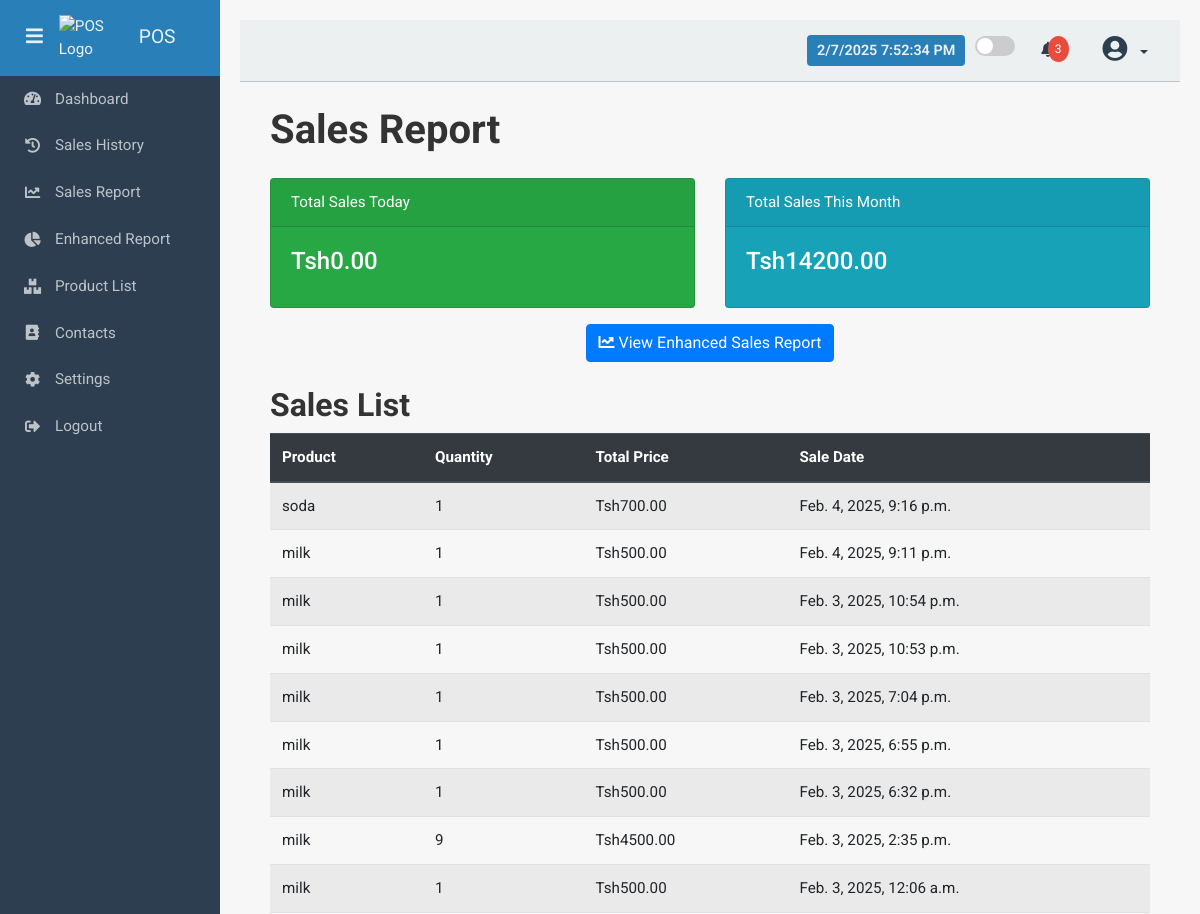
Before: /sales_report/ (upper part) with the older database file.
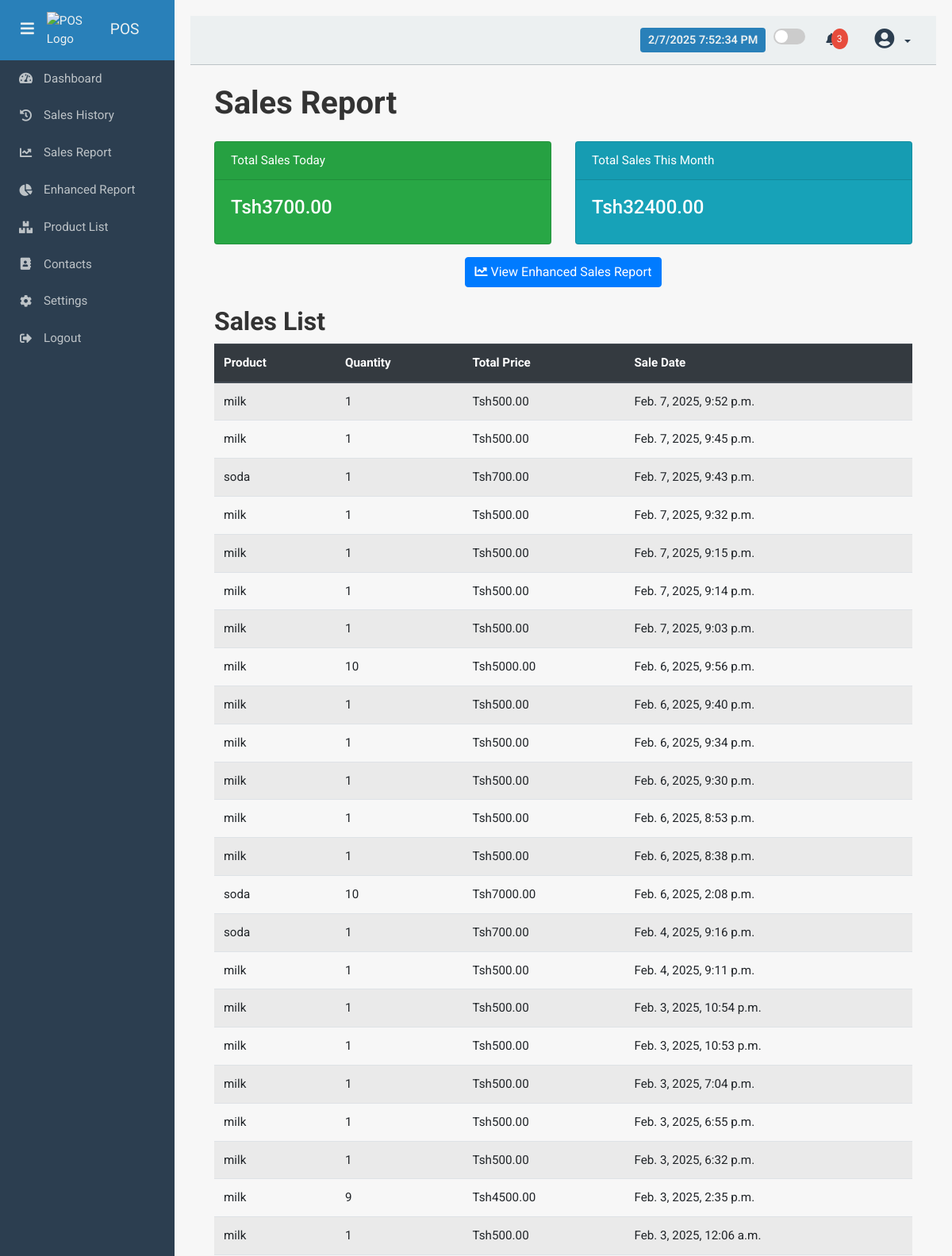
After: the same page with the newer database file.
### pos/models.py (models this page shows, shortened)
class Sale(models.Model):
    customer = models.ForeignKey(
        'Customer', null=True, blank=True, on_delete=models.SET_NULL
    )
    product = models.ForeignKey(
        Product, on_delete=models.CASCADE, null=True, blank=True
    )
    quantity = models.PositiveIntegerField(null=True, blank=True)
    total_price = models.DecimalField(
        max_digits=10, decimal_places=2, blank=True, null=True
    )
    total_amount = models.DecimalField(
        max_digits=10, decimal_places=2, blank=True, null=True
    )
    payment_method = models.CharField(
        max_length=50,
        choices=[
            ("cash", "Cash"),
            ("card", "Card"),
            ("mobile_money", "Mobile Money")
        ],
    )
    date = models.DateTimeField(auto_now_add=True)
    cashier = models.ForeignKey(User, on_delete=models.CASCADE)
    def print_receipt_link(self):
        if self.id:
            url = reverse("generate_receipt", args=[self.id])
            return format_html(
                '<a class="button" href="{}" target="_blank">Print Receipt</a>', url
            )
        return "-"
    print_receipt_link.short_description = "Print Receipt"

class Product(models.Model):
    name = models.CharField(max_length=255)
    category = models.ForeignKey(
        Category, on_delete=models.SET_NULL, null=True, blank=True
    )
    description = models.TextField(blank=True)
    price = models.DecimalField(max_digits=10, decimal_places=2)
    image = models.ImageField(upload_to='products/', blank=True, null=True)
    stock = models.PositiveIntegerField(default=0)
    barcode = models.CharField(max_length=50, unique=True, blank=True)
    supplier = models.ForeignKey(
        Supplier, on_delete=models.SET_NULL, null=True, blank=True
    )
    expiration_date = models.DateField(null=True, blank=True)
    reorder_level = models.IntegerField(default=10)  # Low stock alert

### pos/views.py (the view)
# urls.py: path('sales_report/', views.sales_report, name='sales_report'),
def sales_report(request):
    today = timezone.localtime(timezone.now()).date()
    first_of_month = today.replace(day=1)
    last_of_month = today.replace(day=28) + timezone.timedelta(days=4)
    last_of_month = last_of_month - timezone.timedelta(days=last_of_month.day)
    total_sales_today = Sale.objects.filter(date__date=today).aggregate(Sum('total_price'))['total_price__sum'] or 0
    total_sales_month = Sale.objects.filter(date__date__gte=first_of_month, date__date__lte=last_of_month).aggregate(Sum('total_price'))['total_price__sum'] or 0
    sales = Sale.objects.all().order_by('-date')
    total_sales = Sale.objects.aggregate(total_price_sum=Sum('total_price'))['total_price_sum'] or 0
    return render(request, 'pos/sales_report.html', {
        'sales': sales,
        'total_sales': total_sales,
        'total_sales_today': total_sales_today,
        'total_sales_month': total_sales_month
    })

### pos/templates/pos/sales_report.html (shortened to what this page needs)
{% extends "base.html" %}
{% block content %}
<div class="container mt-4">
    <h1 class="mb-4">Sales Report</h1>
    <div class="row">
        <div class="col-md-6 mb-3">
            <div class="card text-white bg-success">
                <div class="card-header">Total Sales Today</div>
                <div class="card-body">
                    <h4 class="card-title">Tsh{{ total_sales_today|floatformat:2 }}</h4>
                </div>
            </div>
        </div>
        <div class="col-md-6 mb-3">
            <div class="card text-white bg-info">
                <div class="card-header">Total Sales This Month</div>
                <div class="card-body">
                    <h4 class="card-title">Tsh{{ total_sales_month|floatformat:2 }}</h4>
                </div>
            </div>
        </div>
    </div>
    <div class="text-center mb-4">
        <a href="{% url 'enhanced_sales_report' %}" class="btn btn-primary">
            <i class="fas fa-chart-line"></i> View Enhanced Sales Report
        </a>
    </div>
    <h2 class="mt-4">Sales List</h2>
    <table class="table table-striped table-hover">
        <thead class="thead-dark">
            <tr>
                <th>Product</th>
                <th>Quantity</th>
                <th>Total Price</th>
                <th>Sale Date</th>
            </tr>
        </thead>
        <tbody>
            {% for sale in sales %}
            <tr>
                <td>{{ sale.product.name }}</td>
                <td>{{ sale.quantity }}</td>
                <td>Tsh{{ sale.total_price }}</td>
                <td>{{ sale.date }}</td>
            </tr>
            {% empty %}
            <tr>
                <td colspan="4" class="text-center">No sales data available.</td>
            </tr>
            {% endfor %}
        </tbody>
    </table>
</div>
{% endblock %}

Changed rows visible on the page:
added Sale: product.name "milk", quantity "1", total_price "500.00", date "Feb. 7, 2025, 9:52 p.m."
added Sale: product.name "milk", quantity "1", total_price "500.00", date "Feb. 7, 2025, 9:45 p.m."
added Sale: product.name "soda", quantity "1", total_price "700.00", date "Feb. 7, 2025, 9:43 p.m."
added Sale: product.name "milk", quantity "1", total_price "500.00", date "Feb. 7, 2025, 9:32 p.m."
added Sale: product.name "milk", quantity "1", total_price "500.00", date "Feb. 7, 2025, 9:15 p.m."
added Sale: product.name "milk", quantity "1", total_price "500.00", date "Feb. 7, 2025, 9:14 p.m."
added Sale: product.name "milk", quantity "1", total_price "500.00", date "Feb. 7, 2025, 9:03 p.m."
added Sale: product.name "milk", quantity "10", total_price "5000.00", date "Feb. 6, 2025, 9:56 p.m."
added Sale: product.name "milk", quantity "1", total_price "500.00", date "Feb. 6, 2025, 9:40 p.m."
added Sale: product.name "milk", quantity "1", total_price "500.00", date "Feb. 6, 2025, 9:34 p.m."
added Sale: product.name "milk", quantity "1", total_price "500.00", date "Feb. 6, 2025, 9:30 p.m."
added Sale: product.name "milk", quantity "1", total_price "500.00", date "Feb. 6, 2025, 8:53 p.m."
added Sale: product.name "milk", quantity "1", total_price "500.00", date "Feb. 6, 2025, 8:38 p.m."
added Sale: product.name "soda", quantity "10", total_price "7000.00", date "Feb. 6, 2025, 2:08 p.m."
Other visible differences:
{{ total_sales_today|floatformat:2 }}: "0.00" → "3700.00"
{{ total_sales_month|floatformat:2 }}: "14200.00" → "32400.00"
